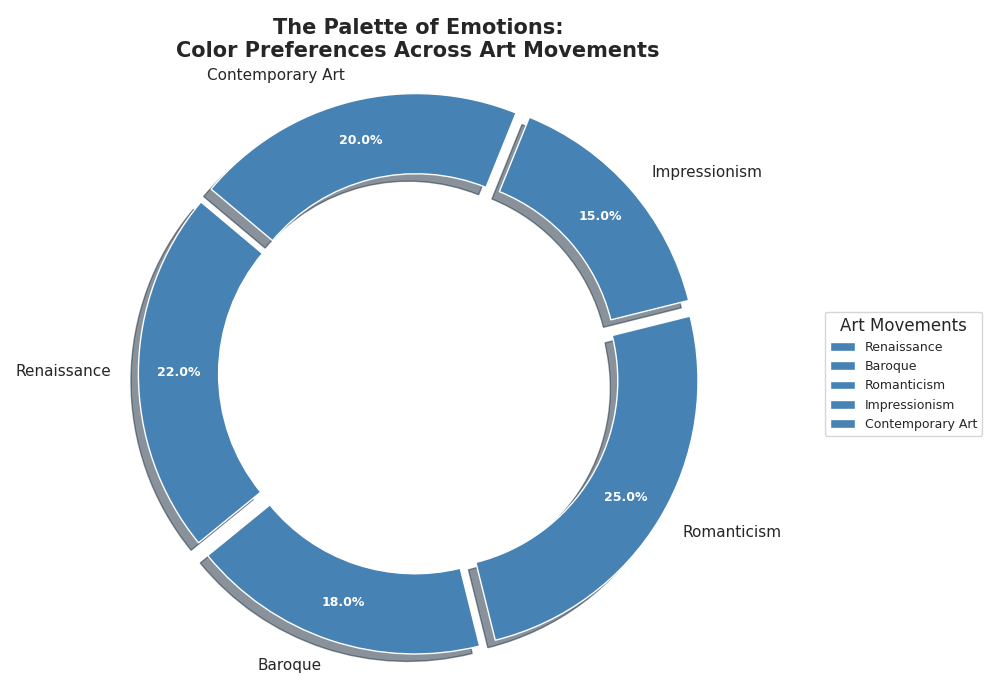

Python code for this plot:
import matplotlib.pyplot as plt
import numpy as np

art_movements = ['Renaissance', 'Baroque', 'Romanticism', 'Impressionism', 'Contemporary Art']
color_usage = [22, 18, 25, 15, 20]

# Using a single color for all wedges
single_color = ['#4682B4']

fig, ax = plt.subplots(figsize=(10, 7))
wedges, texts, autotexts = ax.pie(color_usage, labels=art_movements, autopct='%1.1f%%',
                                  startangle=140, colors=single_color * len(art_movements), pctdistance=0.85,
                                  wedgeprops=dict(width=0.3), shadow=True, explode=(0.05, 0.05, 0.05, 0.05, 0.05))

plt.setp(autotexts, size=9, weight='bold', color='white')

plt.title("The Palette of Emotions:\nColor Preferences Across Art Movements", fontsize=15, fontweight='bold')

centre_circle = plt.Circle((0, 0), 0.7, fc='white')
fig.gca().add_artist(centre_circle)

ax.axis('equal')

# Legend adjustments to reflect consistent color usage
ax.legend(wedges, [f'{movement}' for movement in art_movements],
          title="Art Movements", loc="center left", bbox_to_anchor=(1, 0, 0.5, 1), fontsize=9)

plt.tight_layout()
plt.show()
